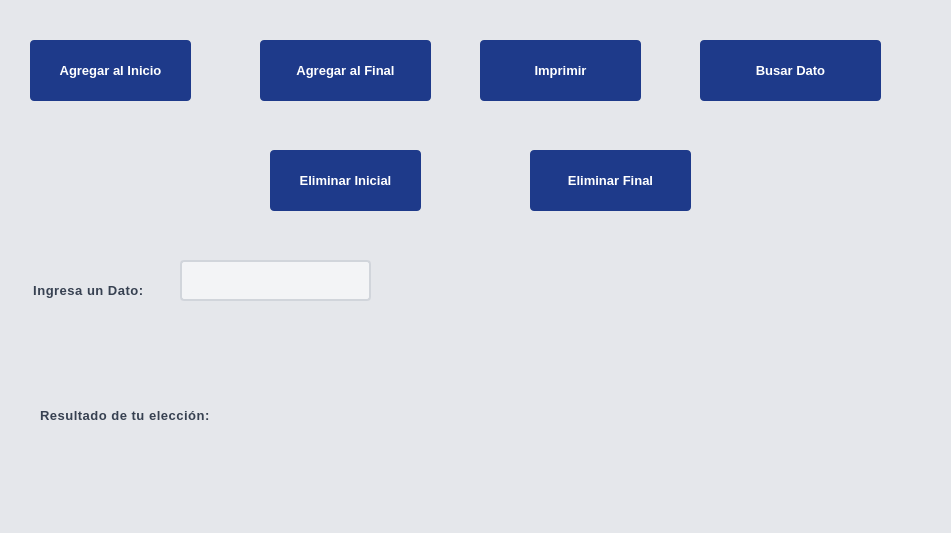
<?xml version="1.0" encoding="UTF-8"?>
<ui version="4.0">
 <class>Dialog</class>
 <widget class="QDialog" name="Dialog">
  <property name="geometry">
   <rect>
    <x>0</x>
    <y>0</y>
    <width>951</width>
    <height>533</height>
   </rect>
  </property>
  <property name="windowTitle">
   <string>Dialog</string>
  </property>
  <property name="styleSheet">
   <string notr="true">/* --- Paleta Premium: Concrete &amp; Navy --- */
/* Fondo: #E5E7EB (Gris cemento claro - sólido y profesional) */
/* Elementos: #F3F4F6 (Blanco humo para campos - profundidad) */
/* Acento: #1E3A8A (Azul Navy profundo - seriedad y confianza) */
/* Texto: #1F2937 (Gris carbón oscuro - excelente contraste) */

QDialog {
    background-color: #E5E7EB;
}

QLabel {
    color: #374151;
    font-size: 13px;
    font-weight: 700;
    text-transform: uppercase;
    letter-spacing: 0.5px;
}

QLineEdit {
    background-color: #F3F4F6;
    border: 1.5px solid #D1D5DB;
    border-radius: 4px; /* Bordes rectos para un look sólido */
    padding: 10px 12px;
    font-size: 14px;
    color: #111827;
    selection-background-color: #1E3A8A;
    selection-color: #FFFFFF;
}

QLineEdit:focus {
    border: 1.5px solid #1E3A8A;
    background-color: #FFFFFF;
}

/* Botón Principal (Navy Power) */
QPushButton {
    background-color: #1E3A8A;
    color: #FFFFFF;
    border-radius: 4px;
    padding: 10px 20px;
    font-size: 13px;
    font-weight: 800;
    border: none;
}

QPushButton:hover {
    background-color: #1E40AF;
}

QPushButton:pressed {
    background-color: #172554;
    padding-top: 12px;
}

/* Botón Secundario (Solid Steel) */
QPushButton#btnCancelar {
    background-color: #D1D5DB;
    color: #374151;
}

QPushButton#btnCancelar:hover {
    background-color: #9CA3AF;
    color: #111827;
}</string>
  </property>
  <widget class="QLabel" name="datolbl">
   <property name="geometry">
    <rect>
     <x>30</x>
     <y>270</y>
     <width>121</width>
     <height>41</height>
    </rect>
   </property>
   <property name="text">
    <string>Ingresa un Dato: </string>
   </property>
   <property name="alignment">
    <set>Qt::AlignCenter</set>
   </property>
  </widget>
  <widget class="QLineEdit" name="txt_dato">
   <property name="geometry">
    <rect>
     <x>180</x>
     <y>260</y>
     <width>191</width>
     <height>41</height>
    </rect>
   </property>
  </widget>
  <widget class="QPushButton" name="btn_inicio">
   <property name="geometry">
    <rect>
     <x>30</x>
     <y>40</y>
     <width>161</width>
     <height>61</height>
    </rect>
   </property>
   <property name="text">
    <string>Agregar al Inicio</string>
   </property>
  </widget>
  <widget class="QPushButton" name="btn_final">
   <property name="geometry">
    <rect>
     <x>260</x>
     <y>40</y>
     <width>171</width>
     <height>61</height>
    </rect>
   </property>
   <property name="text">
    <string>Agregar al Final</string>
   </property>
  </widget>
  <widget class="QPushButton" name="btn_imprimir">
   <property name="geometry">
    <rect>
     <x>480</x>
     <y>40</y>
     <width>161</width>
     <height>61</height>
    </rect>
   </property>
   <property name="text">
    <string>Imprimir</string>
   </property>
  </widget>
  <widget class="QPushButton" name="btn_eliminar_ini">
   <property name="geometry">
    <rect>
     <x>270</x>
     <y>150</y>
     <width>151</width>
     <height>61</height>
    </rect>
   </property>
   <property name="text">
    <string>Eliminar Inicial</string>
   </property>
  </widget>
  <widget class="QPushButton" name="btn_buscar">
   <property name="geometry">
    <rect>
     <x>700</x>
     <y>40</y>
     <width>181</width>
     <height>61</height>
    </rect>
   </property>
   <property name="text">
    <string>Busar Dato</string>
   </property>
  </widget>
  <widget class="QPushButton" name="btn_eliminar_fin">
   <property name="geometry">
    <rect>
     <x>530</x>
     <y>150</y>
     <width>161</width>
     <height>61</height>
    </rect>
   </property>
   <property name="text">
    <string>Eliminar Final</string>
   </property>
  </widget>
  <widget class="QLabel" name="lbl_resultado">
   <property name="geometry">
    <rect>
     <x>40</x>
     <y>340</y>
     <width>861</width>
     <height>151</height>
    </rect>
   </property>
   <property name="text">
    <string>Resultado de tu elección:</string>
   </property>
  </widget>
 </widget>
 <resources/>
 <connections/>
</ui>
